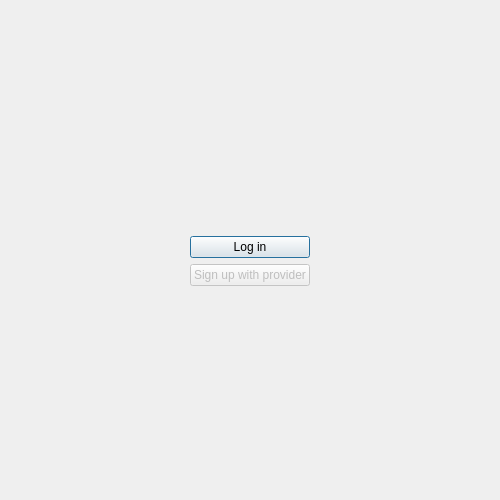
<?xml version="1.0" encoding="UTF-8"?>
<ui version="4.0">
 <class>OCC::WelcomePage</class>
 <widget class="QWidget" name="OCC::WelcomePage">
  <property name="geometry">
   <rect>
    <x>0</x>
    <y>0</y>
    <width>500</width>
    <height>500</height>
   </rect>
  </property>
  <property name="sizePolicy">
   <sizepolicy hsizetype="Preferred" vsizetype="Preferred">
    <horstretch>0</horstretch>
    <verstretch>0</verstretch>
   </sizepolicy>
  </property>
  <property name="windowTitle">
   <string>Form</string>
  </property>
  <layout class="QVBoxLayout" name="verticalLayout_2">
   <item>
    <spacer name="verticalSpacer_3">
     <property name="orientation">
      <enum>Qt::Vertical</enum>
     </property>
     <property name="sizeType">
      <enum>QSizePolicy::Expanding</enum>
     </property>
     <property name="sizeHint" stdset="0">
      <size>
       <width>20</width>
       <height>80</height>
      </size>
     </property>
    </spacer>
   </item>
   <item>
    <layout class="QHBoxLayout" name="horizontalLayout_2">
     <property name="topMargin">
      <number>0</number>
     </property>
     <item>
      <widget class="QPushButton" name="slideShowPreviousButton">
       <property name="maximumSize">
        <size>
         <width>40</width>
         <height>16777215</height>
        </size>
       </property>
       <property name="text">
        <string/>
       </property>
       <property name="autoDefault">
        <bool>false</bool>
       </property>
       <property name="default">
        <bool>false</bool>
       </property>
       <property name="flat">
        <bool>true</bool>
       </property>
      </widget>
     </item>
     <item>
      <widget class="OCC::SlideShow" name="slideShow" native="true">
       <property name="font">
        <font>
         <pointsize>12</pointsize>
         <weight>75</weight>
         <bold>true</bold>
        </font>
       </property>
      </widget>
     </item>
     <item>
      <widget class="QPushButton" name="slideShowNextButton">
       <property name="maximumSize">
        <size>
         <width>40</width>
         <height>16777215</height>
        </size>
       </property>
       <property name="text">
        <string/>
       </property>
       <property name="autoDefault">
        <bool>false</bool>
       </property>
       <property name="default">
        <bool>false</bool>
       </property>
       <property name="flat">
        <bool>true</bool>
       </property>
      </widget>
     </item>
    </layout>
   </item>
   <item>
    <layout class="QHBoxLayout" name="horizontalLayout">
     <property name="leftMargin">
      <number>0</number>
     </property>
     <property name="topMargin">
      <number>0</number>
     </property>
     <item>
      <spacer name="horizontalSpacer">
       <property name="orientation">
        <enum>Qt::Horizontal</enum>
       </property>
       <property name="sizeHint" stdset="0">
        <size>
         <width>40</width>
         <height>20</height>
        </size>
       </property>
      </spacer>
     </item>
     <item>
      <layout class="QVBoxLayout" name="verticalLayout">
       <property name="topMargin">
        <number>0</number>
       </property>
       <item>
        <spacer name="verticalSpacer">
         <property name="orientation">
          <enum>Qt::Vertical</enum>
         </property>
         <property name="sizeHint" stdset="0">
          <size>
           <width>20</width>
           <height>40</height>
          </size>
         </property>
        </spacer>
       </item>
       <item>
        <widget class="QPushButton" name="loginButton">
         <property name="text">
          <string>Log in</string>
         </property>
         <property name="autoDefault">
          <bool>true</bool>
         </property>
         <property name="default">
          <bool>true</bool>
         </property>
        </widget>
       </item>
       <item>
        <widget class="QPushButton" name="createAccountButton">
         <property name="enabled">
          <bool>false</bool>
         </property>
         <property name="visible">
          <bool>false</bool>
         </property>
         <property name="text">
          <string>Sign up with provider</string>
         </property>
         <property name="autoDefault">
          <bool>true</bool>
         </property>
         <property name="default">
          <bool>false</bool>
         </property>
        </widget>
       </item>
       <item>
        <widget class="OCC::LinkLabel" name="hostYourOwnServerLabel" native="true">
         <property name="enabled">
          <bool>false</bool>
         </property>
         <property name="maximumSize">
          <size>
           <width>0</width>
           <height>0</height>
          </size>
         </property>
        </widget>
       </item>
       <item>
        <spacer name="verticalSpacer_5">
         <property name="orientation">
          <enum>Qt::Vertical</enum>
         </property>
         <property name="sizeHint" stdset="0">
          <size>
           <width>20</width>
           <height>40</height>
          </size>
         </property>
        </spacer>
       </item>
      </layout>
     </item>
     <item>
      <spacer name="horizontalSpacer_2">
       <property name="orientation">
        <enum>Qt::Horizontal</enum>
       </property>
       <property name="sizeHint" stdset="0">
        <size>
         <width>40</width>
         <height>20</height>
        </size>
       </property>
      </spacer>
     </item>
    </layout>
   </item>
   <item>
    <spacer name="verticalSpacer_4">
     <property name="orientation">
      <enum>Qt::Vertical</enum>
     </property>
     <property name="sizeHint" stdset="0">
      <size>
       <width>20</width>
       <height>40</height>
      </size>
     </property>
    </spacer>
   </item>
  </layout>
 </widget>
 <customwidgets>
  <customwidget>
   <class>OCC::SlideShow</class>
   <extends>QWidget</extends>
   <header>wizard/slideshow.h</header>
  </customwidget>
  <customwidget>
   <class>OCC::LinkLabel</class>
   <extends>QWidget</extends>
   <header>wizard/linklabel.h</header>
   <container>1</container>
  </customwidget>
 </customwidgets>
 <resources/>
 <connections/>
</ui>
